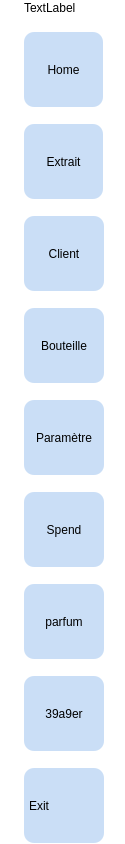
               <widget class="QFrame" name="frame_4">
                <property name="maximumSize">
                 <size>
                  <width>125</width>
                  <height>16777215</height>
                 </size>
                </property>
                <property name="styleSheet">
                 <string notr="true">QPushButton{
	border-image:00;
	background-color: rgba(28, 113, 216,60);
	border-radius:10px;
	text-align:center;
	color: rgb(0,0, 0);
	font: 75 italic 10pt &quot;Times New Roman&quot;;
	padding:0px;
}
QPushButton:hover{
	padding-left:2px;
	border-top-right-radius:0px;
	border-bottom-right-radius:0px;
	color: rgb(0, 0, 0);
	background-color: rgb(255, 255, 255);
}

QPushButton:pressed{
	padding-Right:2px;
	background-color: rgb(255, 255, 255);
	border-top-right-radius:0px;
	border-bottom-right-radius:0px;
	color: rgb(0, 0, 0);
}
QFrame{

border-image:00;
background-color: transparent;
}



</string>
                </property>
                <property name="frameShape">
                 <enum>QFrame::StyledPanel</enum>
                </property>
                <property name="frameShadow">
                 <enum>QFrame::Raised</enum>
                </property>
                <layout class="QVBoxLayout" name="verticalLayout">
                 <property name="spacing">
                  <number>17</number>
                 </property>
                 <property name="leftMargin">
                  <number>23</number>
                 </property>
                 <property name="topMargin">
                  <number>0</number>
                 </property>
                 <property name="rightMargin">
                  <number>0</number>
                 </property>
                 <property name="bottomMargin">
                  <number>0</number>
                 </property>
                 <item>
                  <widget class="QLabel" name="label">
                   <property name="text">
                    <string>TextLabel</string>
                   </property>
                  </widget>
                 </item>
                 <item>
                  <widget class="QPushButton" name="pushButton_8">
                   <property name="minimumSize">
                    <size>
                     <width>0</width>
                     <height>75</height>
                    </size>
                   </property>
                   <property name="maximumSize">
                    <size>
                     <width>79</width>
                     <height>16777215</height>
                    </size>
                   </property>
                   <property name="styleSheet">
                    <string notr="true">border-image:00;
background-color: rgba(28, 113, 216,60);</string>
                   </property>
                   <property name="text">
                    <string>Home</string>
                   </property>
                   <property name="icon">
                    <iconset>
                     <normaloff>icons1/air-freshener (1).png</normaloff>
                     <activeoff>icons1/air-freshener.png</activeoff>
                     <selectedon>icons1/air-freshener.png</selectedon>icons1/air-freshener (1).png</iconset>
                   </property>
                   <property name="iconSize">
                    <size>
                     <width>24</width>
                     <height>24</height>
                    </size>
                   </property>
                  </widget>
                 </item>
                 <item>
                  <widget class="QPushButton" name="pushButton">
                   <property name="minimumSize">
                    <size>
                     <width>0</width>
                     <height>75</height>
                    </size>
                   </property>
                   <property name="maximumSize">
                    <size>
                     <width>79</width>
                     <height>16777215</height>
                    </size>
                   </property>
                   <property name="styleSheet">
                    <string notr="true">border-image:00;
background-color: rgba(28, 113, 216,60);</string>
                   </property>
                   <property name="text">
                    <string>Extrait</string>
                   </property>
                   <property name="icon">
                    <iconset>
                     <normaloff>icons1/air-freshener (1).png</normaloff>
                     <activeoff>icons1/air-freshener.png</activeoff>
                     <selectedon>icons1/air-freshener.png</selectedon>icons1/air-freshener (1).png</iconset>
                   </property>
                   <property name="iconSize">
                    <size>
                     <width>24</width>
                     <height>24</height>
                    </size>
                   </property>
                  </widget>
                 </item>
                 <item>
                  <widget class="QPushButton" name="pushButton_3">
                   <property name="minimumSize">
                    <size>
                     <width>0</width>
                     <height>75</height>
                    </size>
                   </property>
                   <property name="maximumSize">
                    <size>
                     <width>80</width>
                     <height>16777215</height>
                    </size>
                   </property>
                   <property name="styleSheet">
                    <string notr="true">border-image:00;
background-color: rgba(28, 113, 216,60);</string>
                   </property>
                   <property name="text">
                    <string>Client</string>
                   </property>
                   <property name="icon">
                    <iconset>
                     <normaloff>icons1/users.png</normaloff>
                     <activeoff>icons1/uDsers.png</activeoff>
                     <selectedon>icons1/uDsers.png</selectedon>icons1/users.png</iconset>
                   </property>
                   <property name="iconSize">
                    <size>
                     <width>24</width>
                     <height>24</height>
                    </size>
                   </property>
                  </widget>
                 </item>
                 <item>
                  <widget class="QPushButton" name="pushButton_21">
                   <property name="minimumSize">
                    <size>
                     <width>0</width>
                     <height>75</height>
                    </size>
                   </property>
                   <property name="maximumSize">
                    <size>
                     <width>80</width>
                     <height>16777215</height>
                    </size>
                   </property>
                   <property name="styleSheet">
                    <string notr="true">border-image:00;
background-color: rgba(28, 113, 216,60);</string>
                   </property>
                   <property name="text">
                    <string>Bouteille</string>
                   </property>
                   <property name="icon">
                    <iconset>
                     <normaloff>icons1/bottle.png</normaloff>
                     <activeoff>icons1/bottle (1).png</activeoff>
                     <selectedon>icons1/bottle (1).png</selectedon>icons1/bottle.png</iconset>
                   </property>
                   <property name="iconSize">
                    <size>
                     <width>24</width>
                     <height>24</height>
                    </size>
                   </property>
                  </widget>
                 </item>
                 <item>
                  <widget class="QPushButton" name="pushButton_4">
                   <property name="minimumSize">
                    <size>
                     <width>0</width>
                     <height>75</height>
                    </size>
                   </property>
                   <property name="maximumSize">
                    <size>
                     <width>80</width>
                     <height>16777215</height>
                    </size>
                   </property>
                   <property name="styleSheet">
                    <string notr="true"/>
                   </property>
                   <property name="text">
                    <string>Paramètre</string>
                   </property>
                   <property name="icon">
                    <iconset>
                     <normaloff>icons1/settings.png</normaloff>
                     <activeoff>icons1/setticngs.png</activeoff>
                     <selectedon>icons1/setticngs.png</selectedon>icons1/settings.png</iconset>
                   </property>
                   <property name="iconSize">
                    <size>
                     <width>24</width>
                     <height>24</height>
                    </size>
                   </property>
                  </widget>
                 </item>
                 <item>
                  <widget class="QPushButton" name="pushButton_5">
                   <property name="minimumSize">
                    <size>
                     <width>0</width>
                     <height>75</height>
                    </size>
                   </property>
                   <property name="maximumSize">
                    <size>
                     <width>80</width>
                     <height>16777215</height>
                    </size>
                   </property>
                   <property name="styleSheet">
                    <string notr="true"/>
                   </property>
                   <property name="text">
                    <string>Spend</string>
                   </property>
                   <property name="icon">
                    <iconset>
                     <normaloff>icons1/settings.png</normaloff>
                     <activeoff>icons1/setticngs.png</activeoff>
                     <selectedon>icons1/setticngs.png</selectedon>icons1/settings.png</iconset>
                   </property>
                   <property name="iconSize">
                    <size>
                     <width>24</width>
                     <height>24</height>
                    </size>
                   </property>
                  </widget>
                 </item>
                 <item>
                  <widget class="QPushButton" name="pushButton_6">
                   <property name="minimumSize">
                    <size>
                     <width>0</width>
                     <height>75</height>
                    </size>
                   </property>
                   <property name="maximumSize">
                    <size>
                     <width>80</width>
                     <height>16777215</height>
                    </size>
                   </property>
                   <property name="styleSheet">
                    <string notr="true"/>
                   </property>
                   <property name="text">
                    <string>parfum</string>
                   </property>
                   <property name="icon">
                    <iconset>
                     <normaloff>icons1/settings.png</normaloff>
                     <activeoff>icons1/setticngs.png</activeoff>
                     <selectedon>icons1/setticngs.png</selectedon>icons1/settings.png</iconset>
                   </property>
                   <property name="iconSize">
                    <size>
                     <width>24</width>
                     <height>24</height>
                    </size>
                   </property>
                  </widget>
                 </item>
                 <item>
                  <widget class="QPushButton" name="pushButton_7">
                   <property name="minimumSize">
                    <size>
                     <width>0</width>
                     <height>75</height>
                    </size>
                   </property>
                   <property name="maximumSize">
                    <size>
                     <width>80</width>
                     <height>16777215</height>
                    </size>
                   </property>
                   <property name="styleSheet">
                    <string notr="true"/>
                   </property>
                   <property name="text">
                    <string>39a9er</string>
                   </property>
                   <property name="icon">
                    <iconset>
                     <normaloff>icons1/settings.png</normaloff>
                     <activeoff>icons1/setticngs.png</activeoff>
                     <selectedon>icons1/setticngs.png</selectedon>icons1/settings.png</iconset>
                   </property>
                   <property name="iconSize">
                    <size>
                     <width>24</width>
                     <height>24</height>
                    </size>
                   </property>
                  </widget>
                 </item>
                 <item>
                  <widget class="QPushButton" name="close_btn">
                   <property name="minimumSize">
                    <size>
                     <width>0</width>
                     <height>75</height>
                    </size>
                   </property>
                   <property name="maximumSize">
                    <size>
                     <width>80</width>
                     <height>16777215</height>
                    </size>
                   </property>
                   <property name="styleSheet">
                    <string notr="true">QPushButton{
	text-align:left;
	color: rgb(0, 0, 0);
	font: 75 italic 12pt &quot;Times New Roman&quot;;
padding:5px;
border-image:00;
background-color: rgba(28, 113, 216,60);
border-radius:10px;
}
QPushButton:hover{
	padding-left:2px;
	background-color: rgb(255, 128, 111);
}
QPushButton:pressed{
	padding-Right:2px;
background-color: rgb(255, 128, 111);
}
QFrame{
background-color: transparent;
}
</string>
                   </property>
                   <property name="text">
                    <string>Exit</string>
                   </property>
                   <property name="icon">
                    <iconset>
                     <normaloff>icons1/power.png</normaloff>icons1/power.png</iconset>
                   </property>
                   <property name="iconSize">
                    <size>
                     <width>24</width>
                     <height>24</height>
                    </size>
                   </property>
                  </widget>
                 </item>
                </layout>
               </widget>
